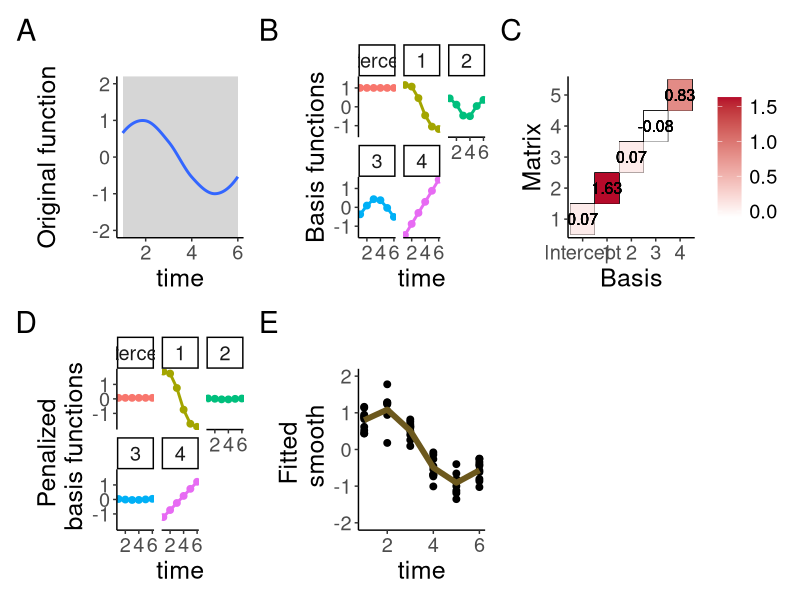
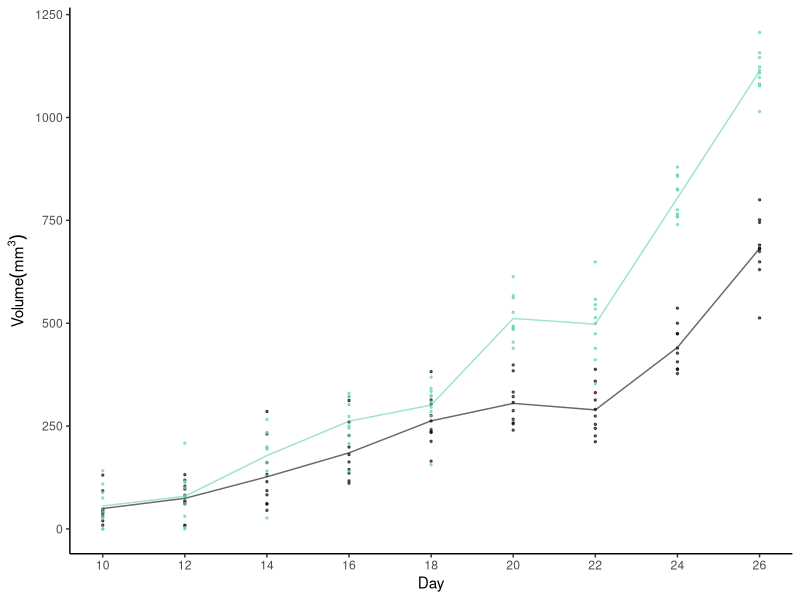
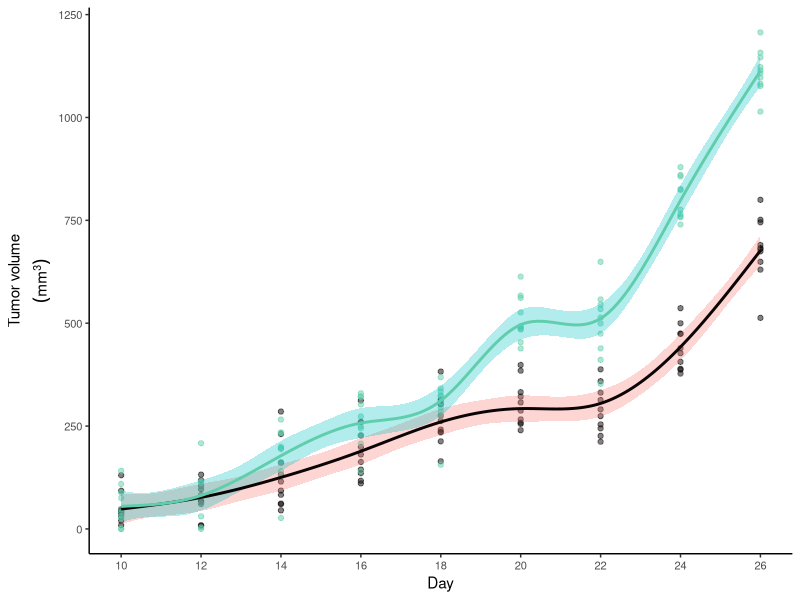

Source code (R) for these figures, in order:
## ---- chunk 1

library(tidyverse)
library(mgcv)
library(ggplot2)
library(patchwork)
library(here)
library(emmeans)
library(viridis)
set.seed(1) #for reproducibility
## ---- chunk 2
#| echo: false
#| fig-cap: Fitting process of a GAM.
#| fig-width: 10
#| fig-height: 6
#| fig-align: center


n_time = 6
 x <- seq(1,6, length.out = n_time)
 mu <- matrix(0, length(x), 2)
 mu[, 1] <- sin(x+6) #mean response
 #mu[, 1] <-  -(0.25 * x^2) +1.5*x-1.25 #mean response
 mu[, 2] <- (0.25 * x^2) -1.5*x+1.25 #mean response
 y <- array(0, dim = c(length(x), 2, 10))
 errors <- array(0, dim = c(length(x), 2, 10))
 for (i in 1:2) {     # number of treatments
     for (j in 1:10) {  # number of subjects
         # compound symmetry errors
         errors[, i, j] <- rmvn(1, rep(0, length(x)), 0.1 * diag(6) + 0.025 * matrix(1, 6, 6))
         y[, i, j] <- mu[, i] + errors[, i, j]
     }
 }
 
##dataframe of "real" data for plotting
 
y_r<-sin(x+6)

vals_r<-tibble(x,y_r)

p15<-ggplot(vals_r,aes(x=x,y=y_r))+
  geom_smooth()+
  labs(y='Original function',x="time")+
 expand_limits(y=c(-2,2))+
  theme_classic()

 #label each table
  dimnames(y) <- list(time = x, treatment = 1:2, subject = 1:10)
 dimnames(errors) <- list(time = x, treatment = 1:2, subject = 1:10)
 dimnames(mu) <- list(time = x, treatment = 1:2)
 
 #Convert to dataframes with subject, time and group columns
 dat <- as.data.frame.table(y, responseName = "y")
 dat_errors <- as.data.frame.table(errors, responseName = "errors")
 dat_mu <- as.data.frame.table(mu, responseName = "mu")
 dat <- left_join(dat, dat_errors, by = c("time", "treatment", "subject"))
 dat <- left_join(dat, dat_mu, by = c("time", "treatment"))
 dat$time <- as.numeric(as.character(dat$time))
 
 #label subject per group
 dat <- dat %>%
     mutate(subject = factor(paste(subject, treatment, sep = "-")))
  
 #extract  "Group 1" to fit the GAM
  dat<-subset(dat,treatment==1)
 #keep just the response and timepoint columns
   dat<-dat[,c('y','time')]

   #GAM model of time, 5 knots
gm<-gam(y~s(time,k=5),data=dat)

#model_matrix (also known as) 'design matrix'
#will contain the smooths used to create  model 'gm'
model_matrix<-as.data.frame(predict(gm,type='lpmatrix'))


time<-c(1:6)

basis<-model_matrix[1:6,] #extracting basis (because the values are repeated after every 6 rows)
#basis<-model_matrix[1:6,-1] #extracting basis
colnames(basis)[colnames(basis)=="(Intercept)"]<-"s(time).0"
basis<-basis %>% #pivoting to long format
  pivot_longer(
    cols=starts_with("s")
  )%>%
  arrange(name) #ordering

#length of dataframe to be created: number of knots by number of timepoints (minus 1 for the intercept that we won't plot)
ln<-6*(length(coef(gm))) 

basis_plot<-data.frame(Basis=integer(ln),
                       value_orig=double(ln),
                       time=integer(ln),
                       cof=double(ln)
)

basis_plot$time<-rep(time) #pasting timepoints
basis_plot$Basis<-factor(rep(c(1:5),each=6)) #pasting basis number values
basis_plot$value_orig<-basis$value #pasting basis values
basis_plot$cof<-rep(coef(gm)[1:5],each=6) #pasting coefficients
basis_plot<-basis_plot%>%
  mutate(mod_val=value_orig*cof) #the create the predicted values the bases need to be 
#multiplied by the coefficients

#creating labeller to change the labels in the basis plots

basis_names<-c(
  `1`="Intercept",
  `2`="1",
  `3`="2",
  `4`="3",
  `5`="4"
)

#calculating the final smooth by aggregating the basis functions

smooth<-basis_plot%>% 
  group_by(time)%>%
  summarize(smooth=sum(mod_val))


#original basis
sz<-1
p11<-ggplot(basis_plot,
            aes(x=time,
                y=value_orig,
                colour=as.factor(Basis)
                )
            )+
  geom_line(size=sz,
            show.legend=FALSE)+
  geom_point(size=sz+1,
             show.legend = FALSE)+
  labs(y='Basis functions')+
  facet_wrap(~Basis,
             labeller = as_labeller(basis_names)
             )+
  theme_classic()
  

#penalized basis
p12<-ggplot(basis_plot,
            aes(x=time,
                y=mod_val,
                colour=as.factor(Basis)
                )
            )+
  geom_line(show.legend = FALSE,
            size=sz)+
  geom_point(show.legend = FALSE,
             size=sz+1)+
  labs(y='Penalized \n basis functions')+
  scale_y_continuous(breaks=seq(-1,1,1))+
  facet_wrap(~Basis,
             labeller=as_labeller(basis_names)
             )+
  theme_classic()

#heatmap of the  coefficients
x_labels<-c("Intercept","1","2","3","4")
p13<-ggplot(basis_plot,
            aes(x=Basis,
                y=Basis))+
  geom_tile(aes(fill = cof), 
            colour = "black") +
    scale_fill_gradient(low = "white",
                        high = "#B50A2AFF")+ 
  labs(x='Basis',
       y='Matrix')+
  scale_x_discrete(labels=x_labels)+
  geom_text(aes(label=round(cof,2)),
            size=4,
            show.legend = FALSE)+
  theme_classic()+
  theme(legend.title = element_blank())
  
#plotting simulated datapoints and smooth term
p14<-ggplot(data=dat,
            aes(x=time,y=y))+
  geom_point(size=sz+1)+
  labs(y='Fitted \n smooth')+
  geom_line(data=smooth,
            aes(x=time,
                y=smooth),
            color="#6C581DFF",
            size=sz+1)+
  expand_limits(y=c(-2,2))+
  theme_classic()
  

#Combining all
b_plot<-p15+p11+p13+p12+p14+plot_annotation(tag_levels='A')&
  theme(
     text=element_text(size=18)
     )

b_plot
## ---- chunk 3
#| echo: false
#| fig-height: 2
#| fig-width: 2.5
#| fig-cap: Tumor volume in two groups of tumors under radiotherapy

breaks_s<-c(10,12,14,16,18,20,22,24,26) #set tick marks
data<-read.csv(here("slides/data","tumor_data_1.csv")) #read data, mean tumor volume trend
data$Group<-as.factor(data$Group) #make Group a factor


simulate_data <- function(dat, n = 10, sd = 15) {
    dat_sim <- dat %>%
        slice(rep(1:n(), each = n)) %>%
        group_by(Group, Day) %>%
        mutate(
            Vol_sim = pmax(rnorm(n, Volume, sd), 0.0001),
            subject=rep(1:10),
            subject=factor(paste(subject, Group, sep = "-"))
        ) %>%
        ungroup()

    return(dat_sim)
}

n <- 10 #number of observations (from paper)
sd <- 60 #mm3 approximate sd from paper
dat_sim <- simulate_data(data, n, sd)


#plotting simulated data
ggplot(dat_sim, aes(x = Day, y = Vol_sim, color = Group)) +
    geom_point(show.legend=FALSE,
               size=0.5,
               alpha=0.6)+
    stat_summary(aes(y = Vol_sim,
                     group=Group),
                 fun=mean, 
                 geom="line",
                 size=0.5,
                 show.legend = FALSE,
                 alpha=0.6)+
    labs(y=expression(Volume(mm^3)))+
    theme_classic()+
    #theme(
        #axis.text=element_text(size=5)
    #)+
    scale_x_continuous(breaks=breaks_s)+
    scale_colour_viridis_d(option="mako",end=0.8)

## ---- chunk 4
#| echo: false
#| warning: false

gam1<- gam(Vol_sim ~ Group+s(Day, by = Group, k = 9),
          method='REML',
          data  = dat_sim)

#creates a dataframe using the length of the covariates for the GAM
gam_predict <- expand_grid(Group = factor(c("T1", "T2")),
                           Day = seq(10, 26, by = 0.1),
                           subject=factor(rep(1:10)))

#adds the predictions to the grid and creates a confidence interval for GAM
gam_predict<-gam_predict%>%
    mutate(fit = predict(gam1,gam_predict,se.fit = TRUE,type='response')$fit,
           se.fit = predict(gam1, gam_predict,se.fit = TRUE,type='response')$se.fit)

#plot smooths and confidence interval for GAM
f3<-ggplot(data=dat_sim, aes(x=Day, y=Vol_sim, group=Group)) +
    geom_point(aes(color=Group),size=1.5,alpha=0.5,show.legend = FALSE)+
    geom_ribbon(aes( x=Day,ymin=(fit - 2*se.fit),
                     ymax=(fit + 2*se.fit),
                     fill=Group
    ),
    alpha=0.3,
    data=gam_predict,
    show.legend=FALSE,
    inherit.aes=FALSE) +
    geom_line(aes(y=fit,
                  color=Group),
              size=1,
              data=gam_predict,
              show.legend = FALSE)+
    #facet_wrap(~Group)+
    labs(y=expression(atop("Tumor volume", (mm^3))))+
    scale_x_continuous(breaks=breaks_s)+
    theme_classic()+
    theme(
        axis.text=element_text(size=8)
    )+
    scale_colour_viridis_d(option="mako",end=0.8)

f3
